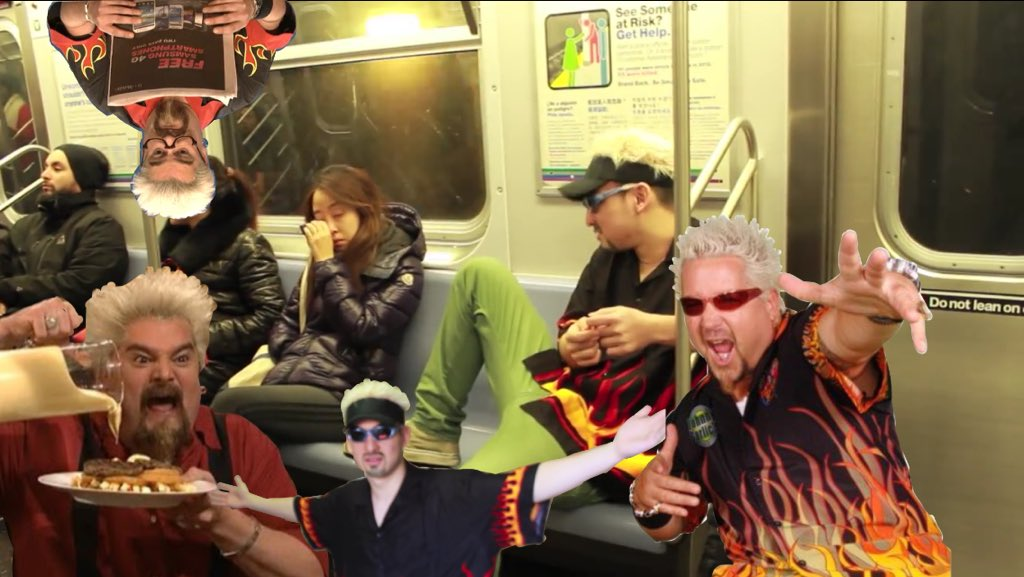
#> input picture guy.jpeg, 1024 x 577 px
$ python contours.py
#> lines starting #> are read from the running program, lines starting #| are printed output that depends on the picture; after the words box and inside, x2 and y2 are one past the last pixel; in counts of white or black regions, pixels touching at a corner belong together
import cv2 as cv
import numpy as np

# Contours are curves joining continuous points along a boundary with a shared color/intensity
img = cv.imread('guy.jpeg')
#> img is the input picture: shape (577, 1024, 3); mean B, G, R 75.4, 107.4, 130.3
gray = cv.cvtColor(img, cv.COLOR_BGR2GRAY)
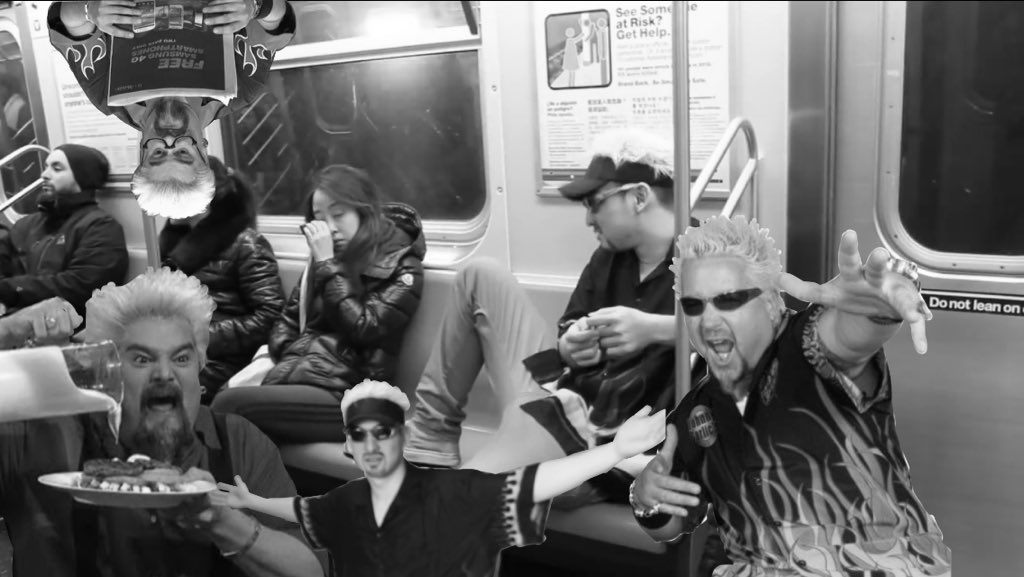
#> gray: shape (577, 1024); min 0, max 255, mean 110.6
ret, thresh = cv.threshold(gray, 125, 255, cv.THRESH_BINARY)
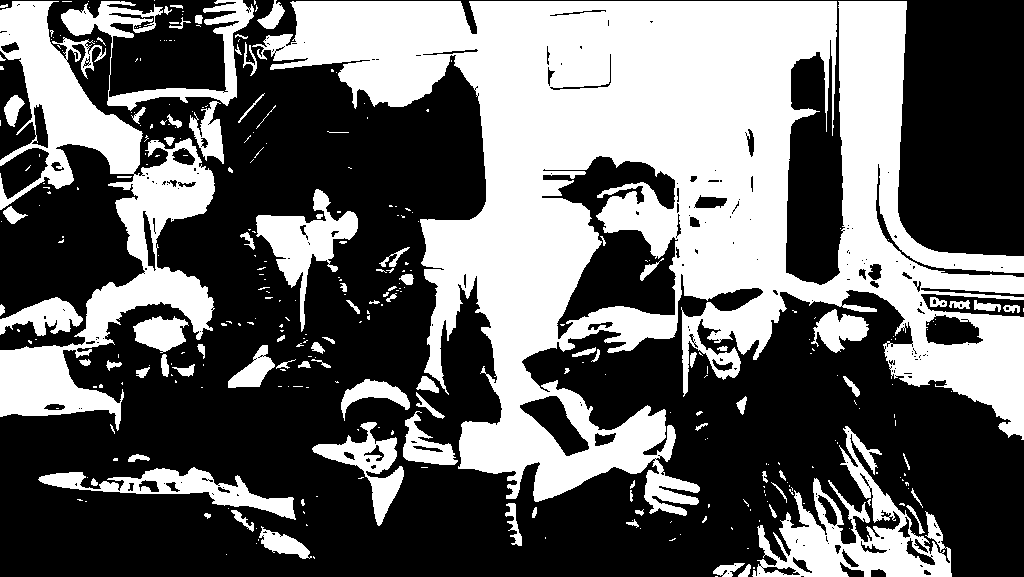
#> thresh: shape (577, 1024); 40.4% white; 333 white regions (241 under 20 px)

contours, hierarchies = cv.findContours(thresh, cv.RETR_LIST, cv.CHAIN_APPROX_NONE)
#> contours = 640 contours, 497 with area under 20; largest, box (x1, y1, x2, y2) and area: (252, 1, 1024, 516) 178702, (0, 1, 215, 431) 28666, (541, 155, 679, 340) 11448, (752, 426, 952, 577) 10562, (61, 0, 254, 111) 4544
print(f'{len(contours)} countrs found')
#| 640 countrs found

blank = np.zeros(img.shape, dtype='uint8')
cv.drawContours(blank, contours, -1, (0,255,0), 2)
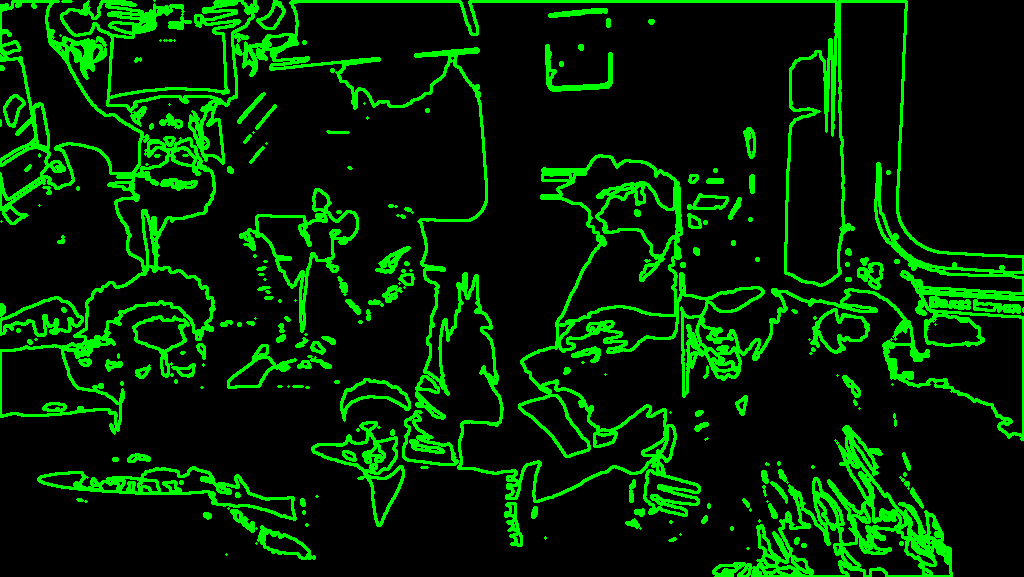
#> blank: shape (577, 1024, 3); mean of channels 0, 1, 2 0, 36.7, 0; drawn as B, G, R
cv.imshow('Contours', blank)
cv.waitKey(0)
